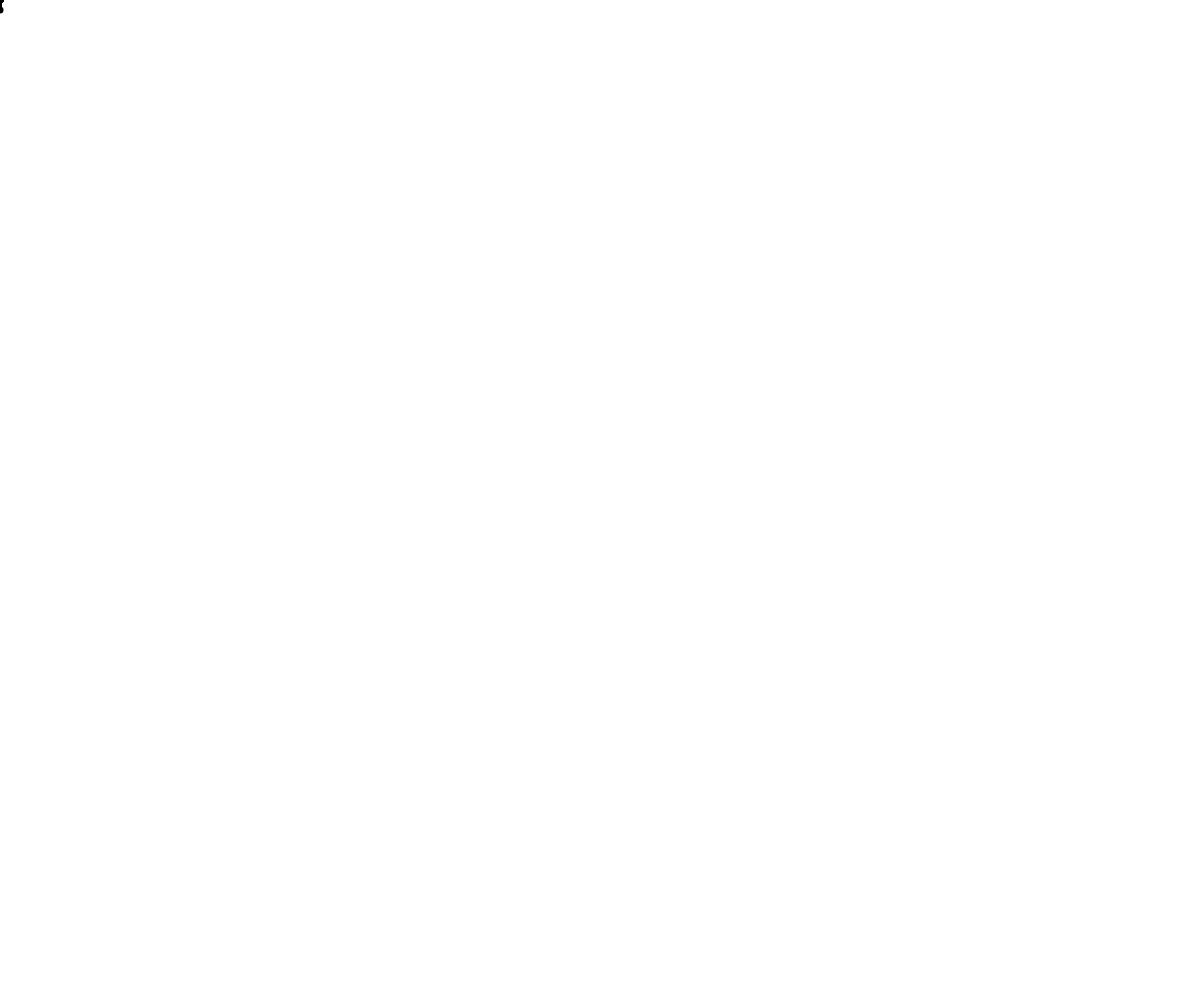
Frame 1 (no input)
Frame 60 (no input): identical to frame 1, image omitted
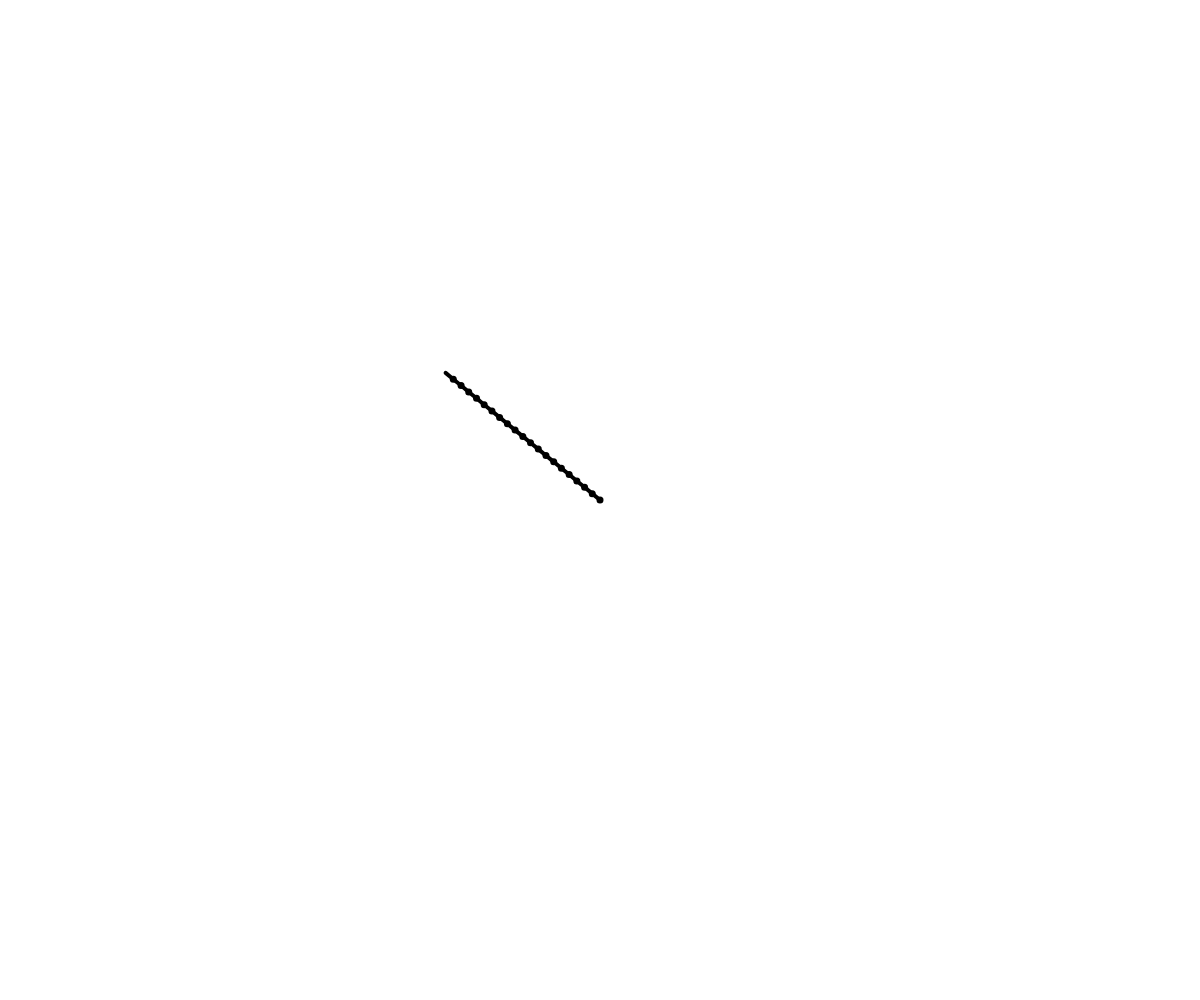
Frame 120 (the mouse pressed at the canvas centre since frame 60)

The p5.js sketch that drew these frames (run headless with seeded random() and noise() and a simulated clock; from frame 60 on, the mouse is pressed at the canvas centre):

// p5.js sketch
// ── sketch.js
let segments = [];
let count = 20;
let len = 10;
function setup()
{
    createCanvas(windowWidth, windowHeight);
    background(255);
    for (let i=0; i<count; i++)
    {
        segments.push(new Segment(10, 10, len, 0));
    }
}

function draw()
{
    background(255);
    segments[0].follow(mouseX, mouseY);
    for (let i=1; i<count; i++)
    {
        segments[i].follow(segments[i-1].end.x, segments[i-1].end.y);
    }
    for (let i=0; i<count; i++)
    {
        segments[i].show();
    }
}
// ── segment.js
class Segment
{
    constructor(x, y, _len, _angle)
    {
        this.start = createVector(x, y);
        this.end = createVector(0, 0);
        this.len = _len;
        this.angle = _angle;
    }
    show ()
    {
        strokeWeight(7);
        point(this.start.x, this.start.y);
        strokeWeight(4);
        line(this.start.x, this.start.y, this.end.x, this.end.y);
    }
    follow(tx, ty)
    {
        let dir = createVector(tx - this.end.x, ty - this.end.y);
        this.angle = atan2(dir.y, dir.x);
        this.start.set(tx, ty);
        this.calculate_end();
    }
    calculate_end()
    {
        const dx = cos(this.angle) * this.len;
        const dy = sin(this.angle) * this.len;
        this.end = createVector(this.start.x - dx, this.start.y - dy);
    }
}
